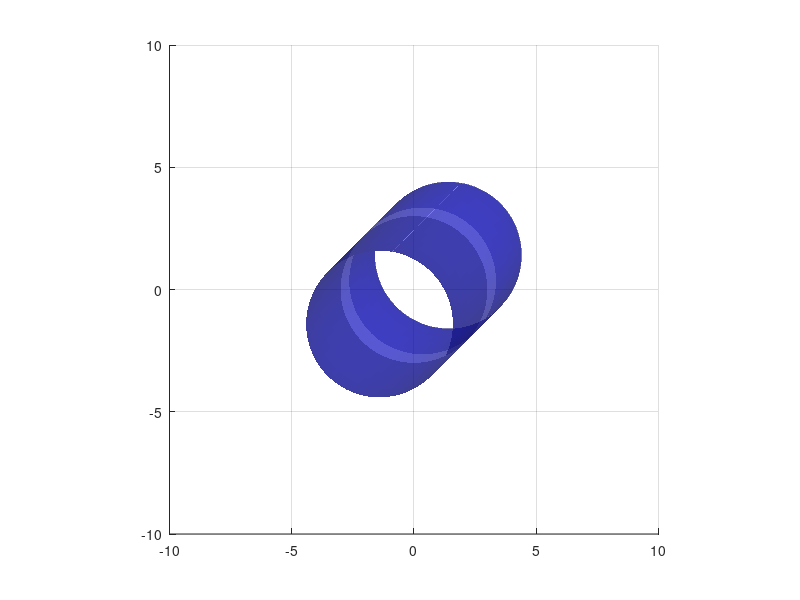

This figure's MATLAB source:
%% plot pipe and wave
% for David  2018-10-04
clearvars; close all; clc;
phi = linspace(0,2*pi,100);
% pipe
R = 1;
x = R*cos(phi);
y = R*sin(phi);
z = linspace(1,50,20);
Z = repmat(z',size(x));
X = repmat(x, numel(z), 1);
Y = repmat(y, numel(z), 1);
% wave
Rw = 3;
xw = Rw*cos(phi);
yw = Rw*sin(phi);
nz = 50;
zw = linspace(1,50,nz);
Zw = repmat(zw',size(x));
Xw = repmat(xw, numel(zw), 1);
Yw = repmat(yw, numel(zw), 1);
for n = 1:nz
    w = 2*pi/(50/2);
    Xw(n,:) = Xw(n,:)+sqrt(2)*sin(w*zw(n));
    Yw(n,:) = Yw(n,:)+sqrt(2)*sin(w*zw(n));
end
figure;
hold on; grid on;
surf(X,Y,Z, 'facecolor', 'r', 'EdgeColor', 'none','FaceAlpha',0.7);
axis equal;
set(gca,'xlim',[-10,10],'ylim',[-10,10]);
hw = surf(Xw,Yw,Zw, 'FaceColor','b','EdgeColor', 'none', 'FaceAlpha',0.3);
set(gca,'BoxStyle','full');
camlight('right');